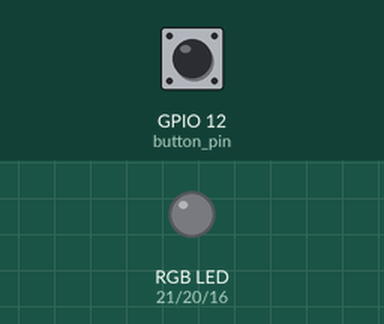
Simulated run of this program. Board: Raspberry Pi (BCM pin numbers). On the bench: an RGB LED mixed from three pins (HIGH = lit). Inputs (shaded band) come from the test bench; at power-on: GPIO 12 (button_pin) HIGH. Random numbers come from a fixed seed.

Above: at 1.2 s.
1.3 s: GPIO 12 (button_pin) pulled LOW for 0.15 s
At 2.2 s:
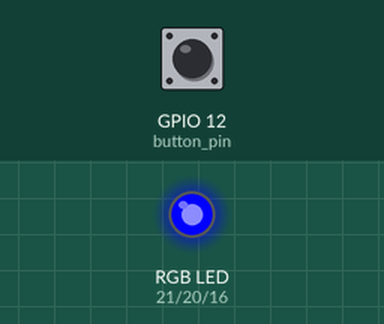
2.9 s: GPIO 12 (button_pin) pulled LOW for 1 s
At 4.7 s:
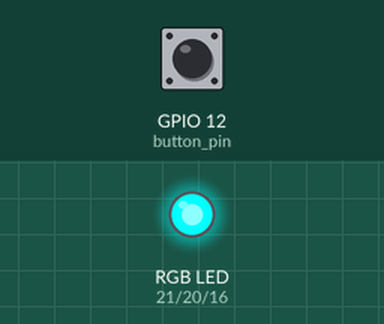
5.4 s: GPIO 12 (button_pin) pulled LOW for 0.15 s
At 6.7 s:
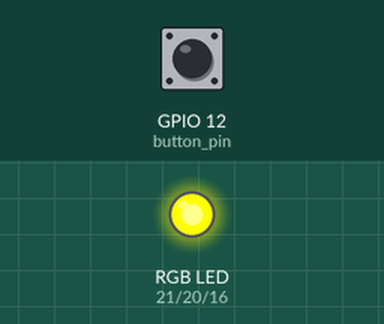
7.0 s: GPIO 12 (button_pin) pulled LOW for 3.2 s
At 10.7 s:
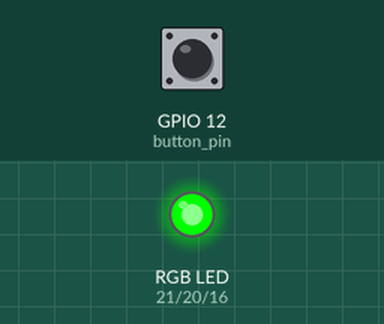
11.7 s: GPIO 12 (button_pin) pulsed LOW 5 times (0.12 s each, 0.3 s apart)
At 13.5 s:
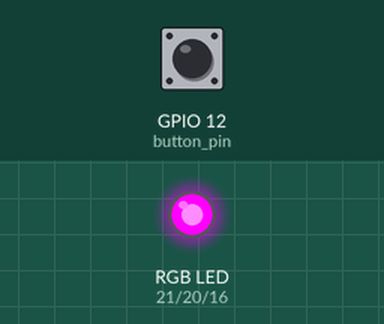
Timing chart, 0 to 15.0 s (numbered marks = the images above; inputs shaded):
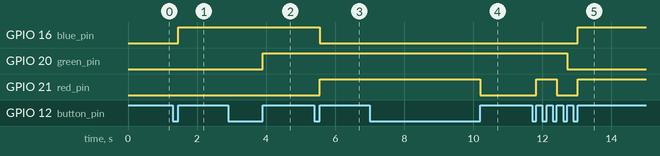

Measured:
- after the input at 1.3 s, GPIO 16 (blue_pin): LOW → HIGH after 0.15 s
- after the input at 2.9 s, GPIO 20 (green_pin): LOW → HIGH after 1.0 s
- after the input at 5.4 s, GPIO 16 (blue_pin): HIGH → LOW after 0.15 s; GPIO 21 (red_pin): LOW → HIGH after 0.15 s
- after the input at 7.0 s, GPIO 21 (red_pin): HIGH → LOW after 3.2 s
- after the input at 11.7 s, GPIO 16 (blue_pin): LOW → HIGH after 1.3 s; GPIO 20 (green_pin): HIGH → LOW after 1.0 s; GPIO 21 (red_pin): LOW → HIGH after 0.12 s, → LOW 0.60 s later, → HIGH 0.60 s later

The program:

R12._RGB_LED_Color_Switcher.py
```python
"""
Components Used:
1. Raspberry Pi
2. RGB LED (Common Cathode)
3. Push Button
4. Breadboard
5. Jumper Wires
"""

import RPi.GPIO as gpio
import time
import random

red_pin = 21     # GPIO pin for red LED
green_pin = 20   # GPIO pin for green LED
blue_pin = 16    # GPIO pin for blue LED
button_pin = 12  # GPIO pin for button

gpio.setmode(gpio.BCM)            # Use BCM pin numbering
gpio.setup(red_pin, gpio.OUT)     # Set red pin as output
gpio.setup(green_pin, gpio.OUT)   # Set green pin as output
gpio.setup(blue_pin, gpio.OUT)    # Set blue pin as output
gpio.setup(button_pin, gpio.IN, pull_up_down=gpio.PUD_UP)  # Set button as input

try:
    while True:
        if gpio.input(button_pin) == 0:  # Check button press
            time.sleep(0.1)  # Small delay

            while gpio.input(button_pin) == 0:  # Wait until release
                pass

            red_state = random.randint(0, 1)    # Random red value
            green_state = random.randint(0, 1)  # Random green value
            blue_state = random.randint(0, 1)   # Random blue value

            gpio.output(red_pin, red_state)     # Set red LED
            gpio.output(green_pin, green_state) # Set green LED
            gpio.output(blue_pin, blue_state)   # Set blue LED

except KeyboardInterrupt:
    gpio.cleanup()  # Reset GPIO on exit
```
